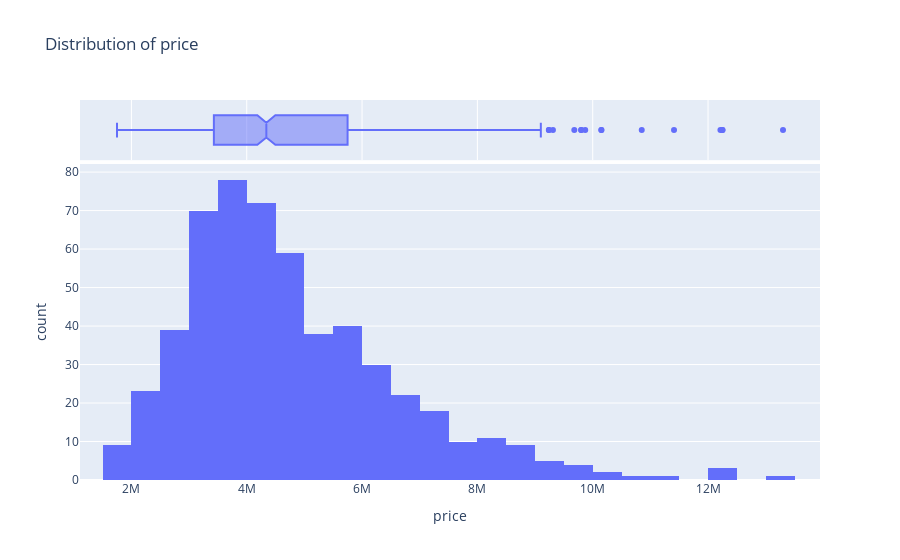

Source (notebook cell):
### Markdown cell above
### Exploratory Data Analysis

### Code cell
# Price Distribution

data_engineering.plot_feature_distribution(df_cleaned, 'price', is_categorical=False)

### Figure 1 — Plotly figure (JSON) as saved in the notebook; plotly's stock layout.template omitted (floating-point values rounded to 4 significant figures; data arrays with more than 128 entries replaced by an {"elided": "..."} marker saying what was removed)
{"data": [{"alignmentgroup": "True", "bingroup": "x", "hovertemplate": "price=%{x}<br>count=%{y}<extra></extra>", "legendgroup": "", "marker": {"color": "#636efa", "pattern": {"shape": ""}}, "name": "", "offsetgroup": "", "orientation": "v", "showlegend": false, "type": "histogram", "x": {"elided": "545 int values"}, "xaxis": "x", "yaxis": "y"}, {"alignmentgroup": "True", "hovertemplate": "price=%{x}<extra></extra>", "legendgroup": "", "marker": {"color": "#636efa"}, "name": "", "notched": true, "offsetgroup": "", "showlegend": false, "type": "box", "x": {"elided": "545 int values"}, "xaxis": "x2", "yaxis": "y2"}], "layout": {"barmode": "relative", "legend": {"tracegroupgap": 0}, "title": {"text": "Distribution of price"}, "xaxis": {"anchor": "y", "domain": [0, 1], "title": {"text": "price"}}, "xaxis2": {"anchor": "y2", "domain": [0, 1], "matches": "x", "showgrid": true, "showticklabels": false}, "yaxis": {"anchor": "x", "domain": [0, 0.8316], "title": {"text": "count"}}, "yaxis2": {"anchor": "x2", "domain": [0.8416, 1], "matches": "y2", "showgrid": false, "showline": false, "showticklabels": false, "ticks": ""}}}
